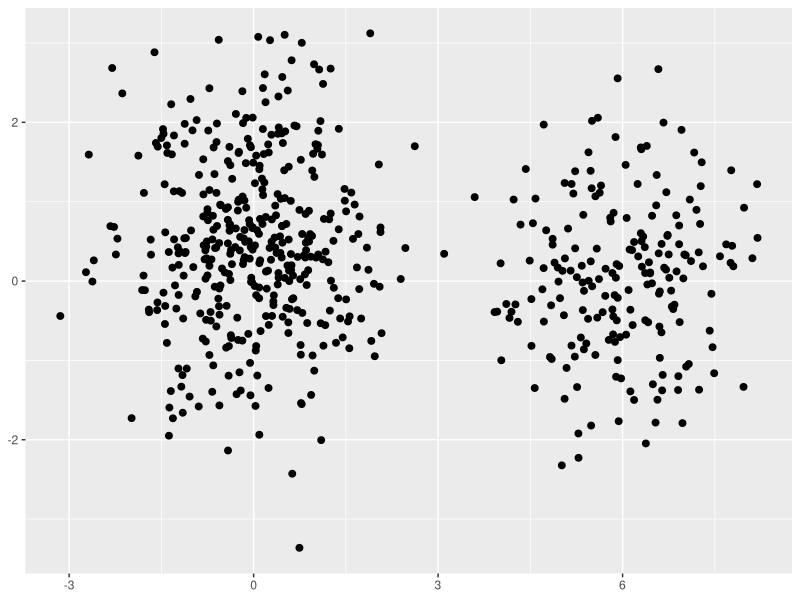
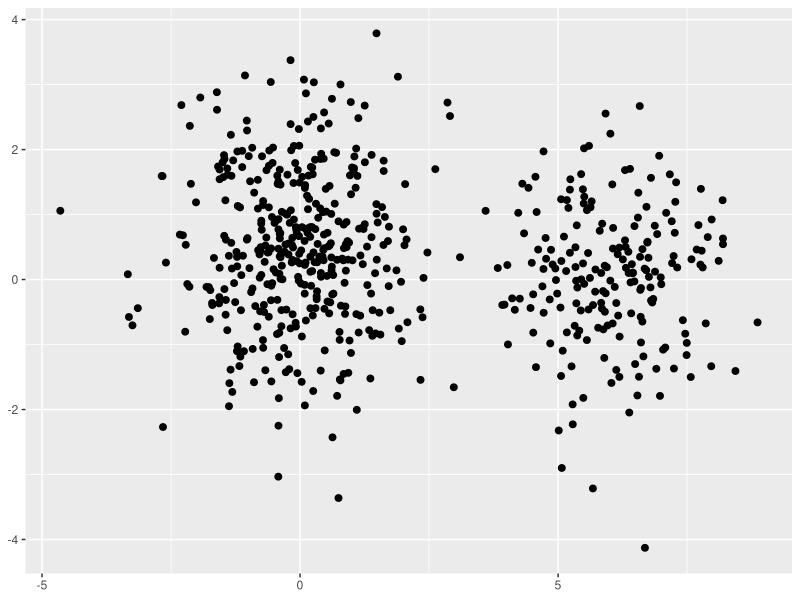
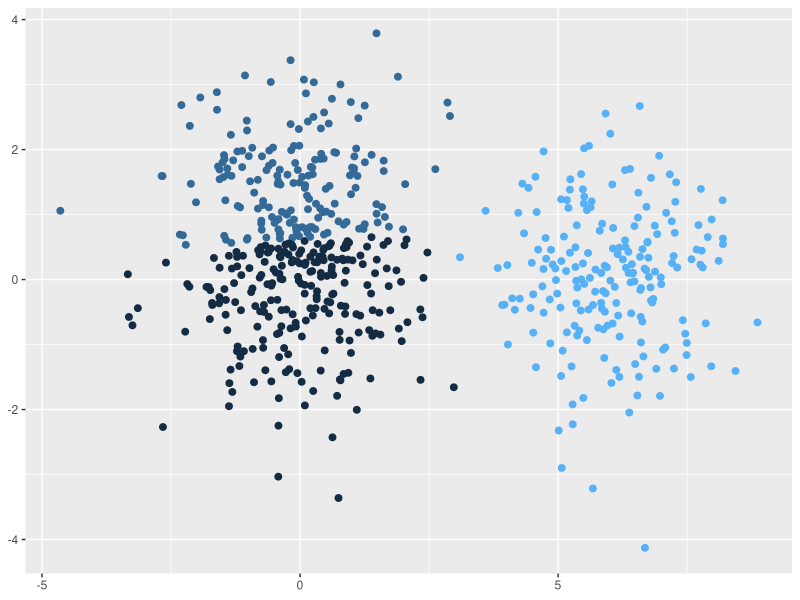
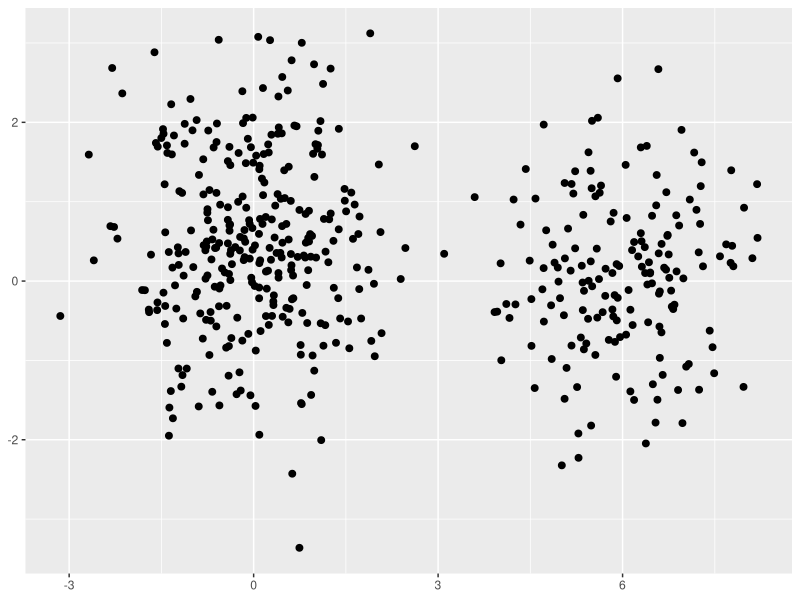
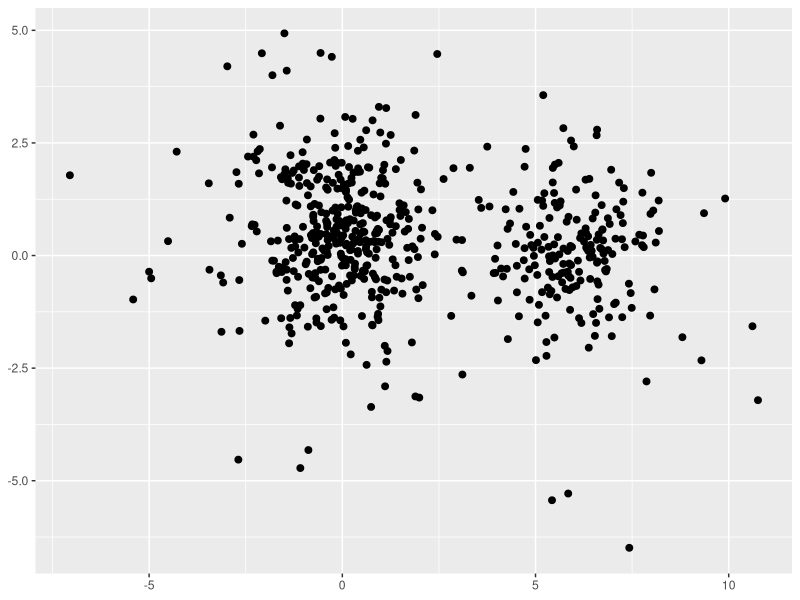
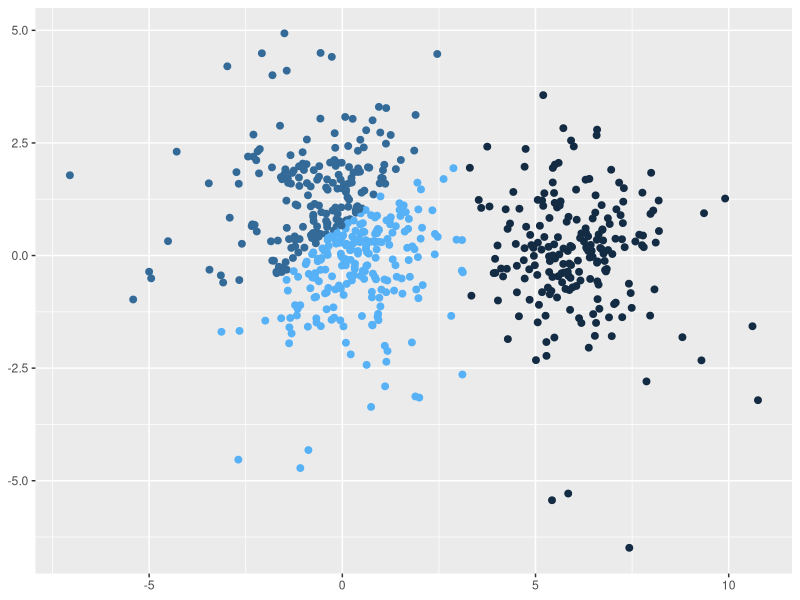
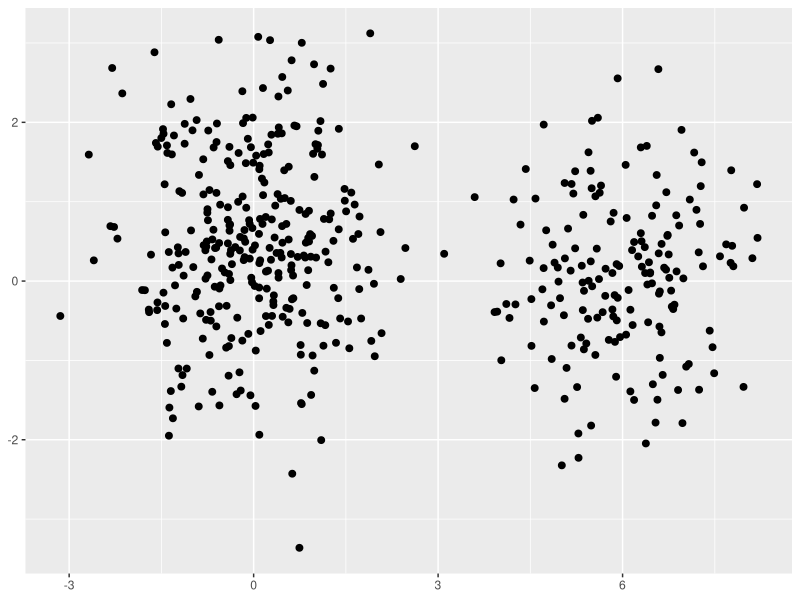

The R source for these figures, in order:
#### This file is for an illustration of robustness of clustering methods

library(ggplot2)
library(tidyr)
library(dplyr)
library(MLmetrics)

########################################################################### Robustness of K-means clustering methods
set.seed(1000)
N = 1200
X <- matrix(rnorm(N), ncol = 2)
Y <- c(rep(-1,N/6), rep(1,N/6), rep(0,N/6))
X[Y == 1,1] = X[Y == 1,1] + 1
X[Y == - 1,2] = X[Y == -1,2] + 6
experiment_data <- data.frame(X=X)

ggplot(data = experiment_data, aes(x = X.2, y = X.1)) + geom_point(size = 2) +  theme(legend.position = "none", axis.title.x=element_blank(), axis.title.y=element_blank()) 

################################################################# We randomly add some small noise to 1/5 of the data
set.seed(1000)
random_index <- sample(seq(1:600), 120)
noisy_experiment_data <- experiment_data
noisy_experiment_data[random_index,1] <-  noisy_experiment_data[random_index,1] + rnorm(120, 0, 1)
noisy_experiment_data[random_index,2] <-  noisy_experiment_data[random_index,2] + rnorm(120, 0, 1)

ggplot(data = noisy_experiment_data, aes(x = X.2, y = X.1)) + geom_point(size = 2) +  theme(legend.position = "none", axis.title.x=element_blank(), axis.title.y=element_blank()) 

########### K-means for noisy data
my_kmeans_full = kmeans(noisy_experiment_data, 3, nstart = 20)

ggplot(data = noisy_experiment_data, aes(x = X.2, y = X.1, color = (my_kmeans_full$cluster))) + geom_point(size = 2) +  theme(legend.position = "none", axis.title.x=element_blank(), axis.title.y=element_blank()) 

########## We now remove all of the noise and perform K-means on the version without noise

### New data set with the indices of noise data
new_experiment_data <- experiment_data[- random_index,]

ggplot(data = new_experiment_data, aes(x = X.2, y = X.1)) + geom_point(size = 2) +  theme(legend.position = "none", axis.title.x=element_blank(), axis.title.y=element_blank()) 

my_kmeans_truncated = kmeans(new_experiment_data, 3, nstart = 20)

### Matching clusters from full data and truncated data
my_kmeans_full$centers
my_kmeans_truncated$centers 
cluster_full <- my_kmeans_full$cluster
cluster_truncated <- my_kmeans_truncated$cluster
for (i in 1:600)
{
  if (cluster_full[i] == 1)
  {
    cluster_full[i] = 2
  }
  else if (cluster_full[i] == 2)
  {
    cluster_full[i] = 1
  }
}

table_labels <- table(label_noisy = cluster_full[-random_index], label_clean = cluster_truncated)
table_labels    
ratio_mismatch <- 1 - sum(diag(table_labels))/ sum(table_labels)

################################################################# We randomly add some quite large noise to 1/5 of the data
set.seed(1000)
random_index_new <- sample(seq(1:600), 120)
large_noisy_experiment_data <- experiment_data
large_noisy_experiment_data[random_index_new,1] <-  large_noisy_experiment_data[random_index_new,1] + rnorm(120, 0, 2)
large_noisy_experiment_data[random_index_new,2] <-  large_noisy_experiment_data[random_index_new,2] + rnorm(120, 0, 2)

ggplot(data = large_noisy_experiment_data, aes(x = X.2, y = X.1)) + geom_point(size = 2) +  theme(legend.position = "none", axis.title.x=element_blank(), axis.title.y=element_blank()) 

########### K-means for quite noisy data
my_kmeans_full_large = kmeans(large_noisy_experiment_data, 3, nstart = 20)

ggplot(data = large_noisy_experiment_data, aes(x = X.2, y = X.1, color = (my_kmeans_full_large$cluster))) + geom_point(size = 2) +  theme(legend.position = "none", axis.title.x=element_blank(), axis.title.y=element_blank()) 

########## We now remove all of the noise and perform K-means on the version without noise

### New data set with the indices of noise data
new_large_experiment_data <- experiment_data[- random_index_new,]

ggplot(data = new_large_experiment_data, aes(x = X.2, y = X.1)) + geom_point(size = 2) +  theme(legend.position = "none", axis.title.x=element_blank(), axis.title.y=element_blank()) 

my_kmeans_truncated_large = kmeans(new_large_experiment_data, 3, nstart = 20)

### Matching clusters from full data and truncated data
my_kmeans_full_large$centers
my_kmeans_truncated_large$centers 
cluster_full_large <- my_kmeans_full_large$cluster
cluster_truncated_large <- my_kmeans_truncated_large$cluster

table_labels <- table(label_noisy = cluster_full_large[-random_index_new], label_clean = cluster_truncated_large)
table_labels

ratio_mismatch <- 1 - sum(diag(table_labels))/ sum(table_labels)
